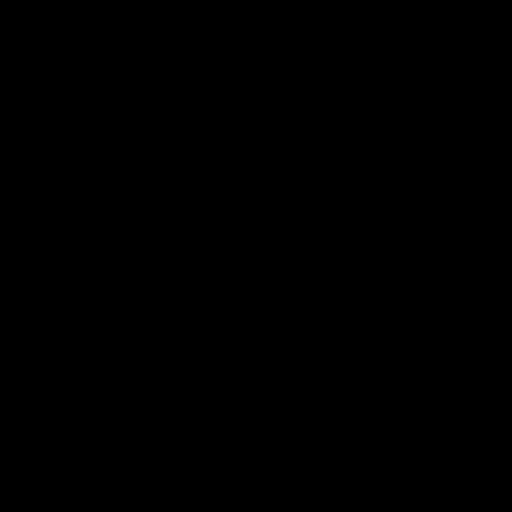
Frame 1 (no input)
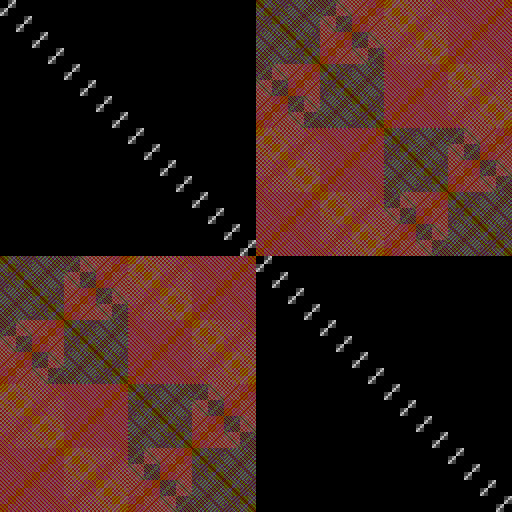
Frame 60 (the mouse pressed at the canvas centre just before this capture)
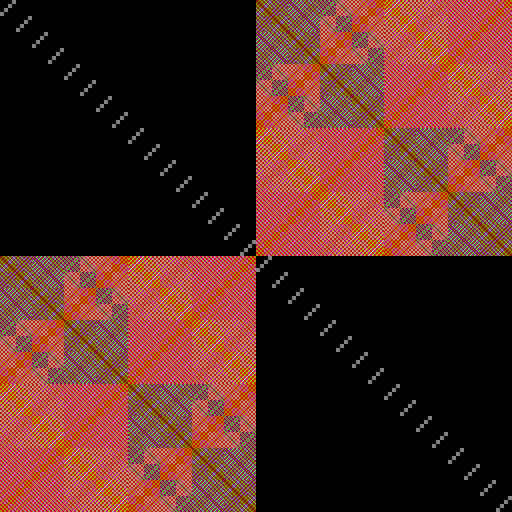
Frame 120 (the mouse held since frame 60 and released just before this capture)

The Processing sketch that drew these frames (run headless with seeded random() and noise(); from frame 60 on, the mouse is pressed at the canvas centre):

// Processing sketch: c_bitwise_6b
// ── c_bitwise_6b.pde
/**
 * Author: qp91mn64
 * License: the MIT License
 * Created: 2026-02-21
 * 
 * Modefied from c_bitwise_6a
 * 
 * Bitwise operation, square, & a to extract bits, result used as color
 * Pretty complex patterns
 * 
 * Left click: offset << 1 until offset < 0 (`a` remains unchanged)
 * Right click: offset >> 1 until offset == 1 (`a` remains unchanged)
 * Press 's' to save an image
 * 
 * See different bitwise patterns:
 * Press '1': bitwise AND &
 * Press '2': bitwise OR |
 * Press '3': bitwise XOR ^ (default)
 * 
 * No side effect of old patterns remaining after switching
 */
int cellWidth = 1;
int cellHeight = 1;
int a = 1;  // A bitmask, also an index of patterns
int xMax;
int yMax;
int offset = 1 << 12;
int xOffset;
int yOffset;
int whichBitwiseOperator = 3;  // 1:& 2:| 3:^
String bitwiseString;
PImage image1;
void setup() {
  size(512, 512);
  noStroke();
  xMax = (width - 1) / cellWidth + 1;  // Avoid grey egdes when `width` cannot be divided by `cellWidth`
  yMax = (height - 1) / cellHeight + 1;  // Avoid grey egdes when `height` cannot be divided by `cellHeight`
  if (whichBitwiseOperator == 1) {
    bitwiseString = "AND";
  } else if (whichBitwiseOperator == 2) {
    bitwiseString = "OR";
  } else if (whichBitwiseOperator == 3) {
    bitwiseString = "XOR";
  }
  image1 = createImage(width, height, ARGB);
    xOffset = offset - 256;
    yOffset = offset - 256;
    println(bitwiseString, "a", a, binary(a));
    println("offset", offset, binary(offset));
  frameRate(64);
}
void draw() {
  a--;  // As the change of `a` a bit doesn't change the screen too much, you may use something like `a+=2;` to make it change faster
  int b = 0;
  int color1 = 0;
  int x1;
  int y1;
  image1.loadPixels();
  for (int x = 0; x < xMax; x++) {
    for (int y = 0; y < yMax; y++) {
      // Calculate values near 4096
      x1 = x + xOffset;
      y1 = y + yOffset;
      if (whichBitwiseOperator == 1) {
        b = x1 & y1;
      } else if (whichBitwiseOperator == 2) {
        b = x1 | y1;
      } else if (whichBitwiseOperator == 3) {
        b = x1 ^ y1;
      }
      color1 = a & b*b;  // Bitmask, and use the result as the color of pixels
      // Use pixels[] instead of rect() for seppd
      for (int dx = 0; dx < cellWidth; dx++) {
        for (int dy = 0; dy < cellHeight; dy++) {
          image1.pixels[min(y * cellHeight + dy, height - 1) * width + min(x * cellWidth + dx, width - 1)] = color(color1);
        }
      }
    }
  }
  image1.updatePixels();
  image(image1, 0, 0);
}
void mousePressed() {
  if (mouseButton == LEFT) {
    if (offset > 0) {offset = offset << 1;}
    background(0);
    xOffset = offset - 256;
    yOffset = offset - 256;
    println(bitwiseString, "a", a, binary(a));
    println("offset", offset, binary(offset));
  } else if (mouseButton == RIGHT) {
    if (offset >> 1 != 0) {offset = offset >>> 1;}
    background(0);
    xOffset = offset - 256;
    yOffset = offset - 256;
    println(bitwiseString, "a", a, binary(a));
    println("offset", offset, binary(offset));
  }
}
void keyPressed() {
  switch (key) {
    case '1':
      if (whichBitwiseOperator != 1) {
        background(0);
        whichBitwiseOperator = 1;
        bitwiseString = "AND";
        println(bitwiseString, a, binary(a));
      }
      break;
    case '2':
      if (whichBitwiseOperator != 2) {
        background(0);
        whichBitwiseOperator = 2;
        bitwiseString = "OR";
        println(bitwiseString, a, binary(a));
      }
      break;
    case '3':
      if (whichBitwiseOperator != 3) {
        background(0);
        whichBitwiseOperator = 3;
        bitwiseString = "XOR";
        println(bitwiseString, a, binary(a));
      }
      break;
    case 's':
        String s = String.format("your_output/c_bitwise_6b_%s_a_%d_offset_%d_s%s.png", bitwiseString, a, offset, stamp());  // For distinction a stamp is used
        save(s);  // Save what on the canvas directly. 
        println(String.format("Saved: %s", s));
      break;
  }
}
String stamp() {
  String stamp1 = year() + nf(month(), 2) + nf(day(), 2) + nf(hour(), 2) + nf(minute(), 2) + nf(second(), 2);  // Timestamp to the second
  stamp1 += String.format("_%d_%d", millis(), frameCount);  // Better distinction
  return stamp1;
}
